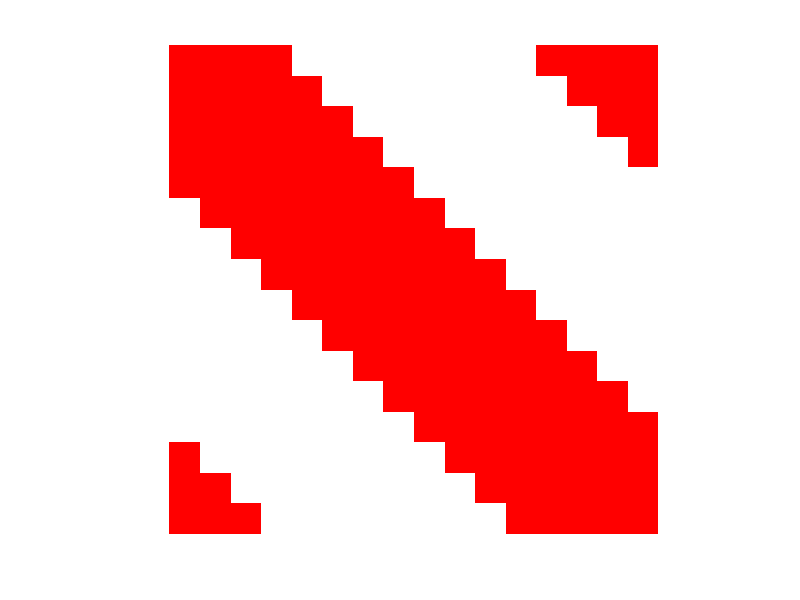

This chart was generated by the following MATLAB code:
x=1:1:16;
x=x/16;
[X,Y]=meshgrid(x,x);

index=mod(2*(X-Y)+.51,2)>1;
cdata=uint8(256*ones(size(index)));
cdata(:,:,2)=index*256;
cdata(:,:,3)=index*256;


imshow(cdata);

imwrite(cdata,'candycane.png')

index=~index;
cdata=uint8(256*ones(size(index)));
cdata(:,:,2)=index*256;
cdata(:,:,3)=index*256;

imwrite(cdata,'candycane2.png')
